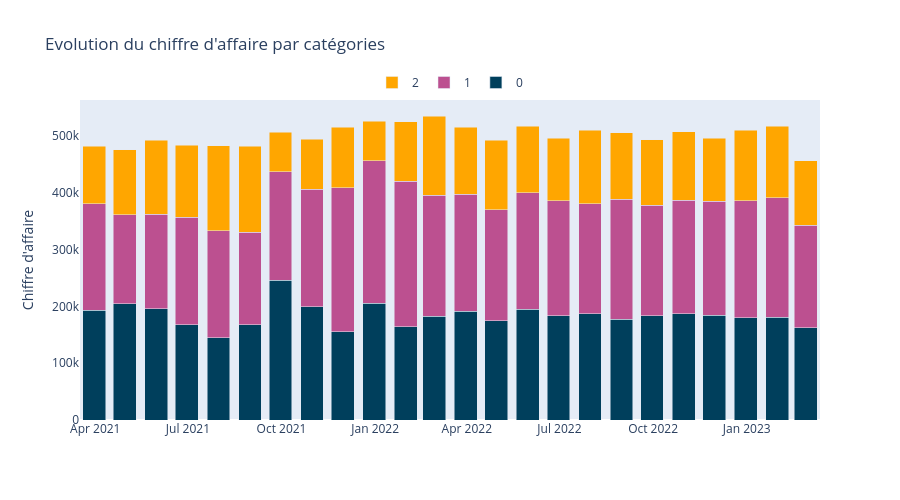

Notebook code for this chart:
### Code cell
fig_categ = go.Figure()

fig_categ.add_trace(go.Bar(
    name='0',
    x=df_categ.index,
    y=df_categ[0],
    hovertemplate="%{y:,.0f} €",
    marker_color='#003f5c'
))
fig_categ.add_trace(go.Bar(
    name='1',
    x=df_categ.index,
    y=df_categ[1],
    hovertemplate="%{y:,.0f} €",
    marker_color='#bc5090'
))
fig_categ.add_trace(go.Bar(
    name='2',
    x=df_categ.index,
    y=df_categ[2],
    hovertemplate="%{y:,.0f} €",
    marker_color='#ffa600'
))


# Habillage
fig_categ.update_layout(
    yaxis=dict(title="Chiffre d'affaire", showgrid=False),
    xaxis=dict(tickformat="%b %Y",),
    legend=dict(orientation='h', y=1.1, x=0.5, xanchor='center'),
    height=500,
    hovermode='x unified',
    hoverlabel=dict(font_size=12),
    separators=". ",
    title="Evolution du chiffre d'affaire par catégories",
    barmode='stack'
)

fig_categ.show()
